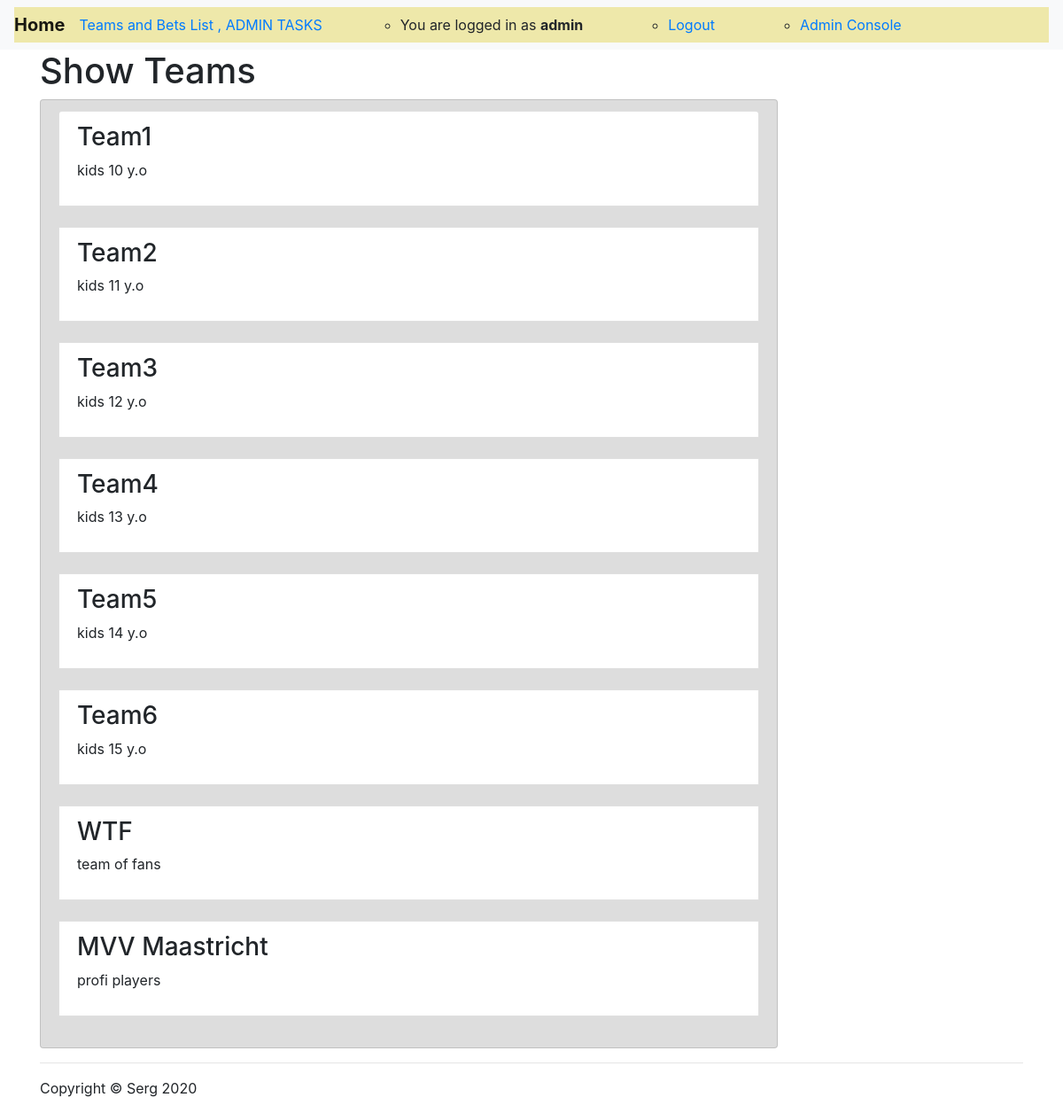
Screenshot of /showteams/ (signed in) with the database file from the repository.
### sergtoto/models.py (models this page shows, shortened)
class MyUser(AbstractBaseUser):
    username = models.CharField(verbose_name='username', max_length=100, unique=True, )
    email = models.EmailField()
    is_active = models.BooleanField(default=True)
    is_admin = models.BooleanField(default=False)
    is_employee = models.BooleanField(default=False)
    objects = MyUserManager()
    USERNAME_FIELD = 'username'
    REQUIRED_FIELDS = ['email']

class Team(models.Model):
    name = models.CharField(verbose_name='team_name', max_length=30, unique=True, )
    description = models.TextField()
    added_by = models.ForeignKey(MyUser, on_delete=models.CASCADE)
    slug = models.SlugField(blank=True)
    selected_for_contest = models.BooleanField(default=False, blank=True)

### sergtoto/views.py (the view)
# urls.py: path('showteams/', teams_view, name='show_teams'),
def teams_view(request):
    teams = Team.objects.all()
    context = {
        'teams': teams,
    }
    return render(request, 'show_teams.html', context)

### sergtoto/templates/show_teams.html (shortened to what this page needs)
{% extends 'base.html' %}
{% load static %}
{% block content %}
    <h1>Show Teams</h1>
    <div class="col-lg-9">
    <div class="row list-group-item" style="background-color:#dddddd;">
        {% for team in  teams %}
            <div class="list-group-item">
                <h3>{{ team.name }}</h3>
                <p>{{ team.description }}</p>
            </div>
            <br>
        {% endfor %}
    </div>
    </div>
{% endblock content %}

### sergtoto/templates/base.html (shortened to what this page needs)
{% load static %}
<!DOCTYPE html>
<html lang="en">
<head>
    <link rel="stylesheet" href="https://stackpath.bootstrapcdn.com/bootstrap/4.2.1/css/bootstrap.min.css"
>
    <link href="https://stackpath.bootstrapcdn.com/font-awesome/4.7.0/css/font-awesome.min.css" rel="stylesheet"
>
    <link rel="stylesheet"
          href="https://cdnjs.cloudflare.com/ajax/libs/tempusdominus-bootstrap-4/5.1.2/css/tempusdominus-bootstrap-4.min.css"
/>
</head>
<body>
<nav class="navbar navbar-expand-lg navbar-light bg-light">
    <div class="collapse navbar-collapse" style="background-color:palegoldenrod;">
        <div class="navbar-header">
            <a class="navbar-brand" href="/"><strong>Home</strong></a>
        </div>
        {% if user.is_authenticated %}
            <div class="caret collapse navbar-collapse">
            <ul class="nav navbar-nav">
                <li>
                    <div class="dropdown">
                        <a href="#" data-toggle="dropdown" role="button">
                            Teams and Bets List
                            {% if user.is_admin %}
                                , ADMIN TASKS
                            {% endif %}
                        </a>
                    </div>
                </li>
                <ul class="form-inline my-2 my-lg-0 m-auto">
                    <li class="ml-xl-5 mr-xl-5"><a>You are logged in as <strong> {{ user.username }}</strong></a></li>
                    <li class="ml-xl-5 mr-xl-5"><a href="{% url 'logout' %}">Logout</a></li>
                    {% if user.is_admin %}
                        <li class="ml-xl-5"><a href="{% url 'admin:index' %}">Admin Console</a></li>
                    {% endif %}
                </ul>
            </ul>
        {% endif %}
        </div>
    </div>
</nav>
<div class="container">
    {% if user.is_authenticated %}
        {% block content %}
        {% endblock content %}
    {% endif %}
</div>
<div class="container">
    <hr>
    <footer>
        <div class="row">
            <div class="col-lg-12">
                <p>Copyright &copy; Serg 2020</p>
            </div>
        </div>
    </footer>
</div>
</body>
</html>

### rows the page displays
MyUser: username "admin"
Team: name "Team1", description "kids 10 y.o"
Team: name "Team2", description "kids 11 y.o"
Team: name "Team3", description "kids 12 y.o"
Team: name "Team4", description "kids 13 y.o"
Team: name "Team5", description "kids 14 y.o"
Team: name "Team6", description "kids 15 y.o"
Team: name "WTF", description "team of fans"
Team: name "MVV Maastricht", description "profi players"
